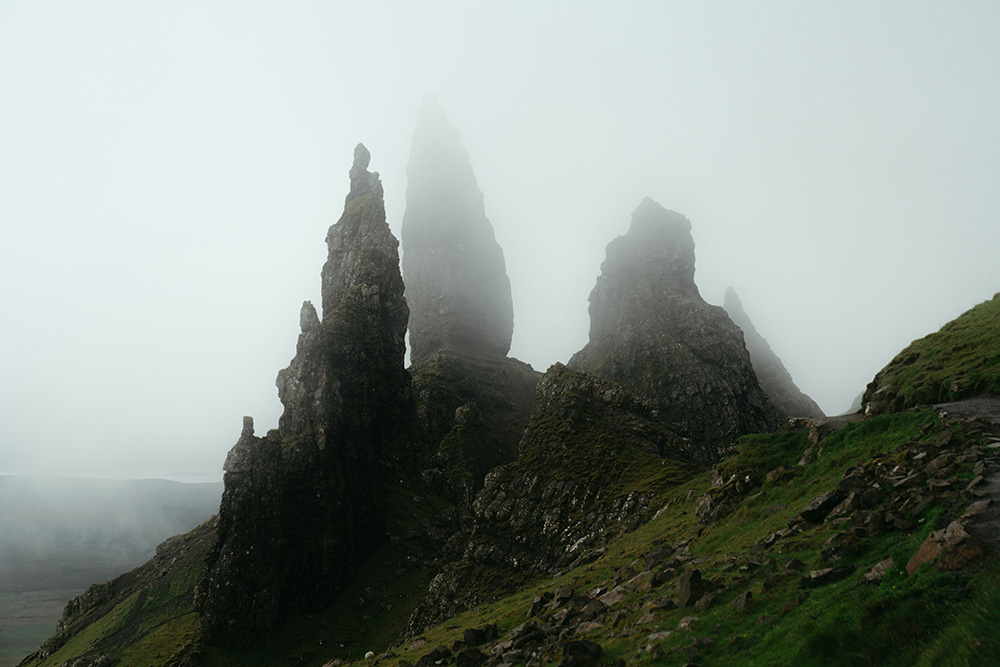
#> input picture example-images/fog-mountain-green-landscape.jpg, 1000 x 667 px
$ python main.py example-images/fog-mountain-green-landscape.jpg
#> lines starting #> are read from the running program, lines starting #| are printed output that depends on the picture
from PIL import Image, ImageDraw, ImageFont
import cv2
from sklearn.cluster import KMeans
import numpy as np
import os
import argparse

def extract_palette(image, n_colors, percentile):
    """
    Extracts a color palette from an image using K-Means clustering and percentile-based centroids.

    Args:
        image (PIL.Image.Image): The input image.
        n_colors (int): Number of colors to extract.
        percentile (int): Percentile for color extraction.

    Returns:
        np.ndarray: Array of extracted colors.
    """
    # Convert PIL image to OpenCV format
    image = cv2.cvtColor(np.array(image), cv2.COLOR_RGB2BGR)
    image = image.reshape((image.shape[0] * image.shape[1], 3))
    # Apply K-Means to get initial clusters
    kmeans = KMeans(n_clusters=n_colors, random_state=0).fit(image)
    labels = kmeans.labels_
    # Calculate the percentile-based centroids
    centroids = np.zeros((n_colors, 3))
    for i in range(n_colors):
        cluster_points = image[labels == i]
        centroids[i] = np.percentile(cluster_points, percentile, axis=0)
    return centroids.round().astype(int)

def create_color_palette(colors):
    """
    Creates an image of a color palette from a list of colors.

    Args:
        colors (np.ndarray): Array of colors.

    Returns:
        PIL.Image.Image: Image of the color palette.
    """
    color_height = 200
    width, height = 800, color_height * len(colors)
    palette = Image.new('RGB', (width, height), color='white')
    draw = ImageDraw.Draw(palette)
    font_size = 24

    try:
        font = ImageFont.truetype("arial.ttf", font_size)
    except IOError:
        try:
            font = ImageFont.truetype("DejaVuSans-Bold.ttf", font_size)
        except IOError:
            font = ImageFont.load_default()

    for i, color in enumerate(colors):
        top = i * color_height
        draw.rectangle([0, top, width, top + color_height], fill=tuple(color))

        rgb_text = f"RGB({color[0]}, {color[1]}, {color[2]})"
        hex_text = f"HEX: #{color[0]:02x}{color[1]:02x}{color[2]:02x}".upper()
        cmyk_text = f"CMYK: {color[0]/255:.2f}, {color[1]/255:.2f}, {color[2]/255:.2f}"
        text_list = [rgb_text, hex_text, cmyk_text]

        text_top = 10
        text_spacing = 30
        for j, text in enumerate(text_list):
            draw.text((20, top + text_top + j * text_spacing), text, fill='black' if sum(color) > 382 else 'white', font=font)

    return palette

def save_palette(palette, output_path):
    """
    Saves the color palette image to the specified path.

    Args:
        palette (PIL.Image.Image): The color palette image.
        output_path (str): Path to save the image.
    """
    palette.save(output_path, dpi=(300, 300))
    print(f"Color palette saved to {output_path}")

def check_range(value, min_val, max_val):
    """
    Checks if a value is within a specified range.

    Args:
        value (str): The value to check.
        min_val (int): Minimum allowed value.
        max_val (int): Maximum allowed value.

    Returns:
        int: The validated integer value.

    Raises:
        argparse.ArgumentTypeError: If the value is not within the range.
    """
    ivalue = int(value)
    if ivalue < min_val or ivalue > max_val:
        raise argparse.ArgumentTypeError(f"Value must be between {min_val} and {max_val}")
    return ivalue

def main():
    """
    Main function to generate a color palette from an image.
    """
    parser = argparse.ArgumentParser(description="Generate a color palette from an image.")
    parser.add_argument("image_path", type=str, help="Path to the input image file.")
    parser.add_argument("--num_colors", type=lambda x: check_range(x, 1, 10), default=5, help="Number of colors to extract from the image. 1-10. Default is 5.")
    parser.add_argument("--output_dir", type=str, default="./palettes/", help="Directory to save the color palette image. Default is ./palettes/")
    parser.add_argument("--output_name", type=str, default="_", help="Name of the output color palette image. Default is the input file name plus added data.")
    parser.add_argument("--percentile", type=lambda x: check_range(x, 1, 100), default=15, help="Percentile for color extraction. 1-100. Default is 15. Lower percentile values tend to be darker and have more contrast.")

    args = parser.parse_args()

    file_name = args.image_path.split("/")[-1].split(".")[0]
    image = Image.open(args.image_path)
#> image is the input picture: PIL image 1000x667 RGB; mean R, G, B 135.5, 143.4, 137.5
    colors = extract_palette(image, args.num_colors, args.percentile)
#> after the loop in extract_palette, `for i in range(n_colors):`: centroids = [[214, 215, 204], [20, 43, 38], [74, 83, 81], [7, 14, 8], [140, 142, 134]]
#> colors has the same summary as centroids in extract_palette

    os.makedirs(os.path.dirname(args.output_dir), exist_ok=True)

    output_path = ""
    if args.output_name == "_":
        output_path = f"{args.output_dir}{file_name}-palette-colors-{args.num_colors}-percentile-{args.percentile}.png"
    else:
        output_path = f"{args.output_dir}{args.output_name}.png"

    palette = create_color_palette(colors)
#> in create_color_palette, `width, height = 800, color_height * len(colors)`: width = 800; height = 1000
#> in create_color_palette, `palette = Image.new('RGB', (width, height), color='white')`: palette: PIL image 800x1000 RGB; every value is 255
#> the loop in create_color_palette, `for i, color in enumerate(colors):` made 5 passes
#> (top, rgb_text, hex_text, cmyk_text) on passes 1, 2, 3, 5: (0, 'RGB(214, 215, 204)', 'HEX: #D6D7CC', 'CMYK: 0.84, 0.84, 0.80'), (200, 'RGB(20, 43, 38)', 'HEX: #142B26', 'CMYK: 0.08, 0.17, 0.15'), (400, 'RGB(74, 83, 81)', 'HEX: #4A5351', 'CMYK: 0.29, 0.33, 0.32'), (800, 'RGB(140, 142, 134)', 'HEX: #8C8E86', 'CMYK: 0.55, 0.56, 0.53')
#> (top, text_list) on pass 4: (600, ['RGB(7, 14, 8)', 'HEX: #070E08', 'CMYK: 0.03, 0.05, 0.03'])
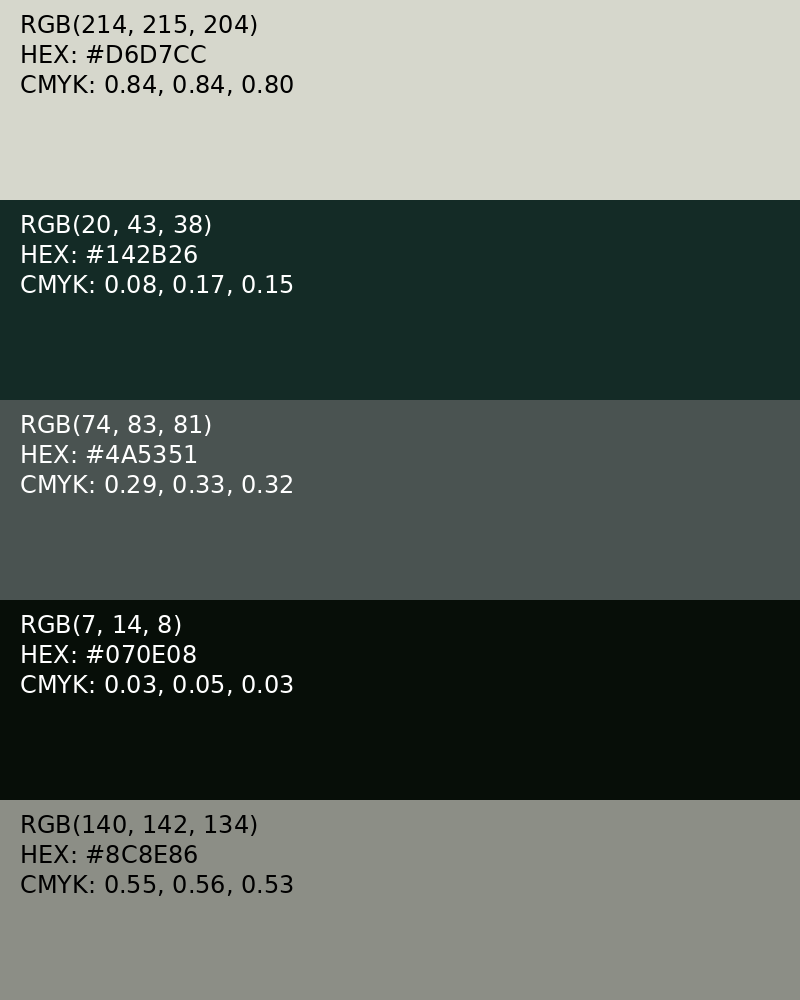
#> palette: PIL image 800x1000 RGB; mean R, G, B 92, 100.3, 94
    save_palette(palette, output_path)

if __name__ == "__main__":
    main()

$ run again, on example-images/town-by-canal.jpg
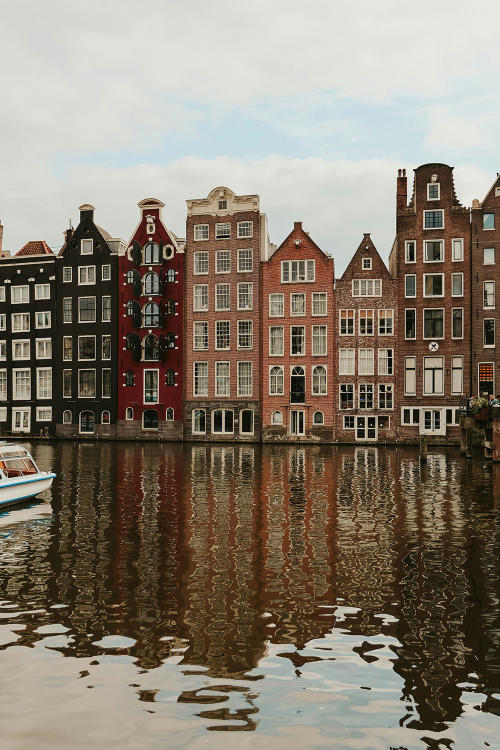
#> input picture example-images/town-by-canal.jpg, 1000 x 1500 px (shown at 1/2 size)
#> in main, image is the input picture: PIL image 1000x1500 RGB; mean R, G, B 135.5, 125.8, 111.5
#> image: shape (1500, 1000, 3)
#> after the loop in extract_palette, `for i in range(n_colors):`: centroids = [[6, 18, 23], [207, 214, 207], [62, 89, 112], [137, 159, 163], [25, 47, 68]]
#> colors has the same summary as centroids in extract_palette
#> width = 800; height = 1000
#> the loop in create_color_palette, `for i, color in enumerate(colors):` made 5 passes
#> (top, rgb_text, hex_text, cmyk_text) on passes 2 to 5: (200, 'RGB(207, 214, 207)', 'HEX: #CFD6CF', 'CMYK: 0.81, 0.84, 0.81'), (400, 'RGB(62, 89, 112)', 'HEX: #3E5970', 'CMYK: 0.24, 0.35, 0.44'), (600, 'RGB(137, 159, 163)', 'HEX: #899FA3', 'CMYK: 0.54, 0.62, 0.64'), (800, 'RGB(25, 47, 68)', 'HEX: #192F44', 'CMYK: 0.10, 0.18, 0.27')
#> in main, `palette = create_color_palette(colors)`:
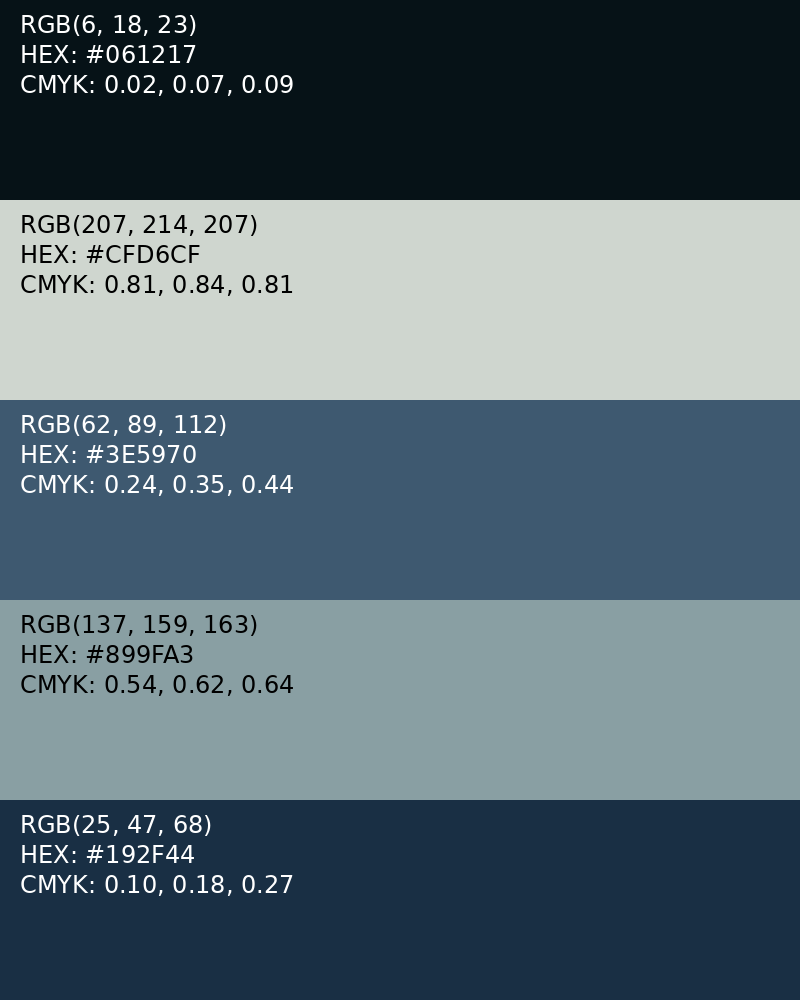
#> palette: PIL image 800x1000 RGB; mean R, G, B 88.5, 106.2, 115.2
